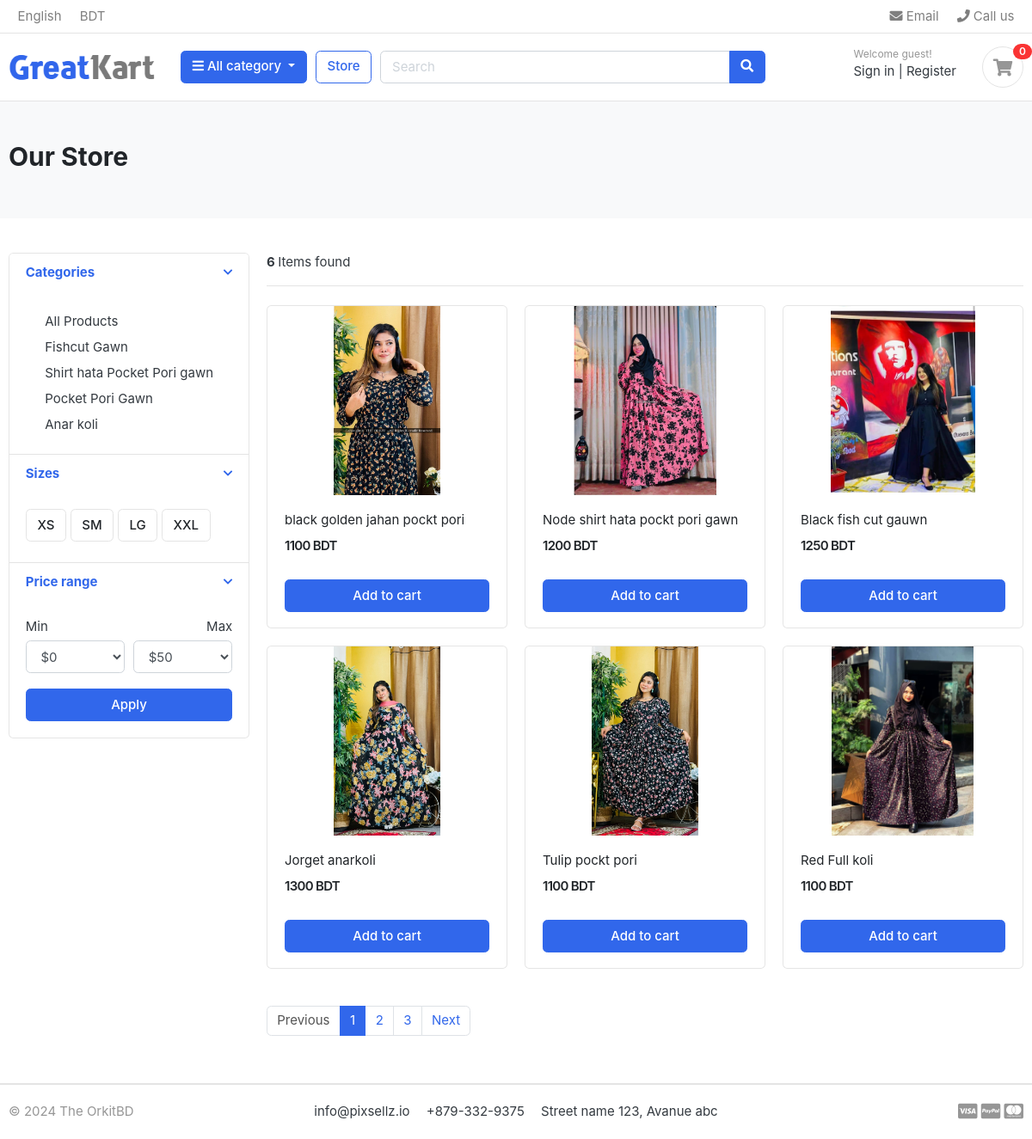
/store/, run on the app's committed database.
### category/models.py (models this page shows, shortened)
class Category(models.Model):
    category_name = models.CharField(max_length=50, unique=True)
    slug = models.SlugField(max_length=100,unique=True)
    description = models.TextField(max_length=255,blank=True)
    cat_image = models.ImageField(upload_to='photos/categories',blank=True)
    class Meta:
        verbose_name = 'category'
        verbose_name_plural = 'categories'
    def get_url(self):
        return reverse('products_by_category',args=[self.slug])

### store/models.py (models this page shows, shortened)
class Product (models.Model):
    product_name = models.CharField(max_length=100,unique=True)
    slug  = models.SlugField(max_length=100,unique=True)
    description = models.CharField(max_length=1000,unique=True)
    price = models.IntegerField()
    images = models.ImageField(upload_to='photos/products')
    stock = models.IntegerField()
    is_avilable = models.BooleanField(default=True)
    category = models.ForeignKey(Category,on_delete=models.CASCADE)
    created_date = models.DateTimeField(auto_now=True)
    modified_date = models.DateTimeField(auto_now=True)
    def get_url(self):
        return reverse('product_detail',args=[self.category.slug, self.slug])

### store/views.py (the view)
# urls.py: path('',store, name='store'),
def store(request,category_slug=None):
    categories = None
    products=None
    if category_slug != None:
        categories = get_object_or_404(Category, slug = category_slug )
        products = Product.objects.filter(category = categories, is_avilable = True)
        product_count = products.count()
    else:
        products = Product.objects.all().filter(is_avilable=True)
        product_count = products.count()
    context = {
        'products' : products,
        'product_count':product_count,
    }
    return render(request,'store/store.html',context)

### category/context_processors.py (called while the page is built)
def menu_links(request):
    links = Category.objects.all()
    return dict(links=links)

### templates/store/store.html (shortened to what this page needs)
 {% extends "base.html" %}
 {% load static %}
{%block content%}
<section class="section-pagetop bg">
    <div class="container">
        <h2 class="title-page">Our Store</h2>
    </div>
    </section>
    <section class="section-content padding-y">
    <div class="container">
    <div class="row">
        <aside class="col-md-3">
    <div class="card">
        <article class="filter-group">
            <header class="card-header">
                <a href="#" data-toggle="collapse" data-target="#collapse_1" aria-expanded="true" class="">
                    <i class="icon-control fa fa-chevron-down"></i>
                    <h6 class="title">Categories</h6>
                </a>
            </header>
            <div class="filter-content collapse show" id="collapse_1" style="">
                <div class="card-body">
                    <ul class="list-menu">
                        <a class="dropdown-item" href="{% url 'store' %}">All Products </a>
                        {% for category in links %}
                        <a class="dropdown-item" href="{{category.get_url}}">{{category.category_name}} </a>
                        {% endfor %}
                    </ul>
                </div>
            </div>
        </article>
        <article class="filter-group">
            <header class="card-header">
                <a href="#" data-toggle="collapse" data-target="#collapse_4" aria-expanded="true" class="">
                    <i class="icon-control fa fa-chevron-down"></i>
                    <h6 class="title">Sizes </h6>
                </a>
            </header>
            <div class="filter-content collapse show" id="collapse_4" style="">
                <div class="card-body">
                  <label class="checkbox-btn">
                    <span class="btn btn-light"> XS </span>
                  </label>
                  <label class="checkbox-btn">
                    <span class="btn btn-light"> SM </span>
                  </label>
                  <label class="checkbox-btn">
                    <span class="btn btn-light"> LG </span>
                  </label>
                  <label class="checkbox-btn">
                    <span class="btn btn-light"> XXL </span>
                  </label>
            </div>
            </div>
        </article>
        <article class="filter-group">
            <header class="card-header">
                <a href="#" data-toggle="collapse" data-target="#collapse_3" aria-expanded="true" class="">
                    <i class="icon-control fa fa-chevron-down"></i>
                    <h6 class="title">Price range </h6>
                </a>
            </header>
            <div class="filter-content collapse show" id="collapse_3" style="">
                <div class="card-body">
                    <div class="form-row">
                    <div class="form-group col-md-6">
                      <label>Min</label>
                          <select class="mr-2 form-control">
                            <option value="0">$0</option>
                        </select>
                    </div>
                    <div class="form-group text-right col-md-6">
                      <label>Max</label>
                          <select class="mr-2 form-control">
                            <option value="50">$50</option>
                        </select>
                    </div>
                    </div>
                    <button class="btn btn-block btn-primary">Apply</button>
                </div>
            </div>
        </article>
    </div>
        </aside>
        <main class="col-md-9">
    <header class="border-bottom mb-4 pb-3">
            <div class="form-inline">
                <span class="mr-md-auto"> <b> {{product_count}} </b>Items found </span>
            </div>
    </header>
    <div class="row">
        {% for product in products %}
        <div class="col-md-4">
            <figure class="card card-product-grid">
                  <div class="img-wrap">
                    <a href="{{product.get_url}}">  <img src="{{product.images.url}}"> </a>
                </div>
                <figcaption class="info-wrap">
                    <div class="fix-height">
                        <a href="{{product.get_url}}" class="title">{{product.product_name}}</a>
                        <div class="price-wrap mt-2">
                            <span class="price">{{product.price}} BDT</span>
                        </div>
                    </div>
                    <a href="{% url 'add_cart' product.id %}" class="btn btn-block btn-primary">Add to cart</a>
                </figcaption>
            </figure>
        </div>
        {% endfor %}
    </div>
    <nav class="mt-4" aria-label="Page navigation sample">
      <ul class="pagination">
        <li class="page-item disabled"><a class="page-link" href="#">Previous</a></li>
        <li class="page-item active"><a class="page-link" href="#">1</a></li>
        <li class="page-item"><a class="page-link" href="#">2</a></li>
        <li class="page-item"><a class="page-link" href="#">3</a></li>
        <li class="page-item"><a class="page-link" href="#">Next</a></li>
      </ul>
    </nav>
        </main>
    </div>
    </div>
    </section>
{% endblock %}

### static/css/ui.css (style rules this page uses)
html { font-family: "Inter", sans-serif; font-size: 15px; }
.img-wrap { text-align: center; display: block; }
.img-wrap img { max-width: 100%; }
.price-wrap { letter-spacing: -0.7px; }
.padding-y { padding-top: 40px; padding-bottom: 40px; }
figure { margin-bottom: 0; }
article:after, .form-group:after { display: block; clear: both; content: ""; }
.bg { background-color: #f8f9fa; }
.title-page { color: #212529; }
.btn-light { background-color: #fff; border-color: #e4e4e4; }
.list-menu { list-style: none; margin: 0; padding-left: 0; }
.list-menu a { color: #343a40; }
[class*=card-product] a.title { color: #212529; display: block; }
[class*=card-product] .img-wrap { overflow: hidden; position: relative; }
[class*=card-product] .img-wrap img { height: 100%; max-width: 100%; width: auto; display: inline-block; -o-object-fit: cover; object-fit: cover; }
.card-product-grid { margin-bottom: 20px; }
.card-product-grid .img-wrap { border-radius: 0.2rem 0.2rem 0 0; height: 220px; }
.card-product-grid .info-wrap { overflow: hidden; padding: 18px 20px; }
.card-product-grid .fix-height { height: 80px; overflow: hidden; }
.card .img-wrap { overflow: hidden; }
.price { font-weight: 600; color: #212529; }
.icon-control { margin-top: 5px; float: right; font-size: 80%; }
.card-header .title { margin-bottom: 0; line-height: 1.5; }
.filter-group { border-bottom: 1px solid #e4e4e4; }
.filter-group .card-header { border-bottom: 0; }
.filter-group:last-child { border-bottom: 0; }
.checkbox-btn { position: relative; }
.section-pagetop { padding: 45px 0; }

### data on the page
Category: category_name "Fishcut Gawn"
Category: category_name "Shirt hata Pocket Pori gawn"
Category: category_name "Pocket Pori Gawn"
Category: category_name "Anar koli"
Product: images (picture), product_name "black golden jahan pockt pori", price "1100"
Product: images (picture), product_name "Node shirt hata pockt pori gawn", price "1200"
Product: images (picture), product_name "Black fish cut gauwn", price "1250"
Product: images (picture), product_name "Jorget anarkoli", price "1300"
Product: images (picture), product_name "Tulip pockt pori", price "1100"
Product: images (picture), product_name "Red Full koli", price "1100"

### other printed values
{{ product_count }} "6"
